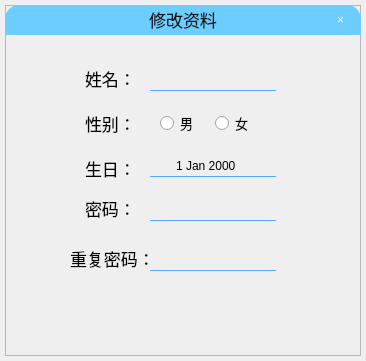
<?xml version="1.0" encoding="UTF-8"?>
<ui version="4.0">
 <class>Edit_user_form</class>
 <widget class="QWidget" name="Edit_user_form">
  <property name="geometry">
   <rect>
    <x>0</x>
    <y>0</y>
    <width>366</width>
    <height>361</height>
   </rect>
  </property>
  <property name="windowTitle">
   <string>Edit_user_form</string>
  </property>
  <widget class="QFrame" name="frame_window">
   <property name="geometry">
    <rect>
     <x>5</x>
     <y>5</y>
     <width>356</width>
     <height>351</height>
    </rect>
   </property>
   <property name="styleSheet">
    <string notr="true">QFrame[objectName=&quot;frame_window&quot;]
{
	border-radius:15px;
	background-color: rgb(255, 255, 255);
}</string>
   </property>
   <property name="frameShape">
    <enum>QFrame::StyledPanel</enum>
   </property>
   <property name="frameShadow">
    <enum>QFrame::Raised</enum>
   </property>
   <widget class="QPushButton" name="btn_close">
    <property name="geometry">
     <rect>
      <x>315</x>
      <y>0</y>
      <width>41</width>
      <height>30</height>
     </rect>
    </property>
    <property name="styleSheet">
     <string notr="true">QPushButton
{
	color:white;
	border-top-right-radius:14px;
	font: 20pt &quot;Calibri&quot;;/*字体*/
	background-color: rgba(255, 255, 255,0);/*背景色*/
	border:0px;
}
QPushButton:hover
{
	background-color: rgba(255, 255, 255,0.5);
	color: rgb(255, 0, 0);
}

</string>
    </property>
    <property name="text">
     <string>×</string>
    </property>
   </widget>
   <widget class="QLabel" name="lbl_title">
    <property name="geometry">
     <rect>
      <x>0</x>
      <y>0</y>
      <width>356</width>
      <height>30</height>
     </rect>
    </property>
    <property name="styleSheet">
     <string notr="true">font:17px;
color:rgb(20,20,20);
padding-bottom:1px;
border-top-left-radius:14px;
border-top-right-radius:14px;
background-color: rgb(110, 205, 255)</string>
    </property>
    <property name="text">
     <string>修改资料</string>
    </property>
    <property name="alignment">
     <set>Qt::AlignCenter</set>
    </property>
   </widget>
   <widget class="QLabel" name="lbl_name">
    <property name="geometry">
     <rect>
      <x>80</x>
      <y>60</y>
      <width>66</width>
      <height>26</height>
     </rect>
    </property>
    <property name="styleSheet">
     <string notr="true">font:17px;</string>
    </property>
    <property name="text">
     <string>姓名：</string>
    </property>
   </widget>
   <widget class="QLabel" name="lbl_birthday">
    <property name="geometry">
     <rect>
      <x>80</x>
      <y>150</y>
      <width>66</width>
      <height>26</height>
     </rect>
    </property>
    <property name="styleSheet">
     <string notr="true">font:17px;</string>
    </property>
    <property name="text">
     <string>生日：</string>
    </property>
   </widget>
   <widget class="QLineEdit" name="le_name">
    <property name="geometry">
     <rect>
      <x>145</x>
      <y>60</y>
      <width>126</width>
      <height>26</height>
     </rect>
    </property>
    <property name="styleSheet">
     <string notr="true">QLineEdit
{
	
	background-color: rgba(255, 255, 255,0);
	border:1px solid white;
	border-left-color: rgba(255, 255, 255,0);
	border-right-color: rgba(255, 255, 255,0);
	border-top-color: rgba(255, 255, 255,0);
	border-bottom-color: rgb(85, 170, 255);
	font: 15pt &quot;Calibri&quot;;
}

QLineEdit:hover
{
	border-bottom-color: rgba(85, 170, 255,0.6);
}</string>
    </property>
    <property name="alignment">
     <set>Qt::AlignCenter</set>
    </property>
   </widget>
   <widget class="QLabel" name="lbl_sex">
    <property name="geometry">
     <rect>
      <x>80</x>
      <y>105</y>
      <width>66</width>
      <height>26</height>
     </rect>
    </property>
    <property name="styleSheet">
     <string notr="true">font:17px;</string>
    </property>
    <property name="text">
     <string>性别：</string>
    </property>
   </widget>
   <widget class="QRadioButton" name="rb_male">
    <property name="geometry">
     <rect>
      <x>155</x>
      <y>105</y>
      <width>51</width>
      <height>26</height>
     </rect>
    </property>
    <property name="styleSheet">
     <string notr="true">font:13px</string>
    </property>
    <property name="text">
     <string>男</string>
    </property>
   </widget>
   <widget class="QRadioButton" name="rb_female">
    <property name="geometry">
     <rect>
      <x>210</x>
      <y>105</y>
      <width>51</width>
      <height>26</height>
     </rect>
    </property>
    <property name="styleSheet">
     <string notr="true">font:13px</string>
    </property>
    <property name="text">
     <string>女</string>
    </property>
   </widget>
   <widget class="QDateEdit" name="de_birthday">
    <property name="geometry">
     <rect>
      <x>145</x>
      <y>150</y>
      <width>126</width>
      <height>22</height>
     </rect>
    </property>
    <property name="styleSheet">
     <string notr="true">background-color: rgba(255, 255, 255,0);
border:1px solid white;
border-left-color: rgba(255, 255, 255,0);
border-right-color: rgba(255, 255, 255,0);
border-top-color: rgba(255, 255, 255,0);
border-bottom-color: rgb(85, 170, 255);
font: 15pt &quot;Calibri&quot;;</string>
    </property>
    <property name="alignment">
     <set>Qt::AlignCenter</set>
    </property>
   </widget>
   <widget class="QLabel" name="lbl_password">
    <property name="geometry">
     <rect>
      <x>80</x>
      <y>190</y>
      <width>66</width>
      <height>26</height>
     </rect>
    </property>
    <property name="styleSheet">
     <string notr="true">font:17px;</string>
    </property>
    <property name="text">
     <string>密码：</string>
    </property>
   </widget>
   <widget class="QLineEdit" name="le_password">
    <property name="geometry">
     <rect>
      <x>145</x>
      <y>190</y>
      <width>126</width>
      <height>26</height>
     </rect>
    </property>
    <property name="styleSheet">
     <string notr="true">QLineEdit
{
	
	background-color: rgba(255, 255, 255,0);
	border:1px solid white;
	border-left-color: rgba(255, 255, 255,0);
	border-right-color: rgba(255, 255, 255,0);
	border-top-color: rgba(255, 255, 255,0);
	border-bottom-color: rgb(85, 170, 255);
	font: 15pt &quot;Calibri&quot;;
}

QLineEdit:hover
{
	border-bottom-color: rgba(85, 170, 255,0.6);
}</string>
    </property>
    <property name="echoMode">
     <enum>QLineEdit::Password</enum>
    </property>
    <property name="alignment">
     <set>Qt::AlignCenter</set>
    </property>
   </widget>
   <widget class="QLabel" name="lbl_re_password">
    <property name="geometry">
     <rect>
      <x>65</x>
      <y>240</y>
      <width>81</width>
      <height>26</height>
     </rect>
    </property>
    <property name="styleSheet">
     <string notr="true">font:17px;</string>
    </property>
    <property name="text">
     <string>重复密码：</string>
    </property>
   </widget>
   <widget class="QLineEdit" name="le_re_password">
    <property name="geometry">
     <rect>
      <x>145</x>
      <y>240</y>
      <width>126</width>
      <height>26</height>
     </rect>
    </property>
    <property name="styleSheet">
     <string notr="true">QLineEdit
{
	
	background-color: rgba(255, 255, 255,0);
	border:1px solid white;
	border-left-color: rgba(255, 255, 255,0);
	border-right-color: rgba(255, 255, 255,0);
	border-top-color: rgba(255, 255, 255,0);
	border-bottom-color: rgb(85, 170, 255);
	font: 15pt &quot;Calibri&quot;;
}

QLineEdit:hover
{
	border-bottom-color: rgba(85, 170, 255,0.6);
}</string>
    </property>
    <property name="echoMode">
     <enum>QLineEdit::Password</enum>
    </property>
    <property name="alignment">
     <set>Qt::AlignCenter</set>
    </property>
   </widget>
   <zorder>lbl_title</zorder>
   <zorder>btn_close</zorder>
   <zorder>lbl_name</zorder>
   <zorder>lbl_birthday</zorder>
   <zorder>le_name</zorder>
   <zorder>lbl_sex</zorder>
   <zorder>rb_male</zorder>
   <zorder>rb_female</zorder>
   <zorder>de_birthday</zorder>
   <zorder>lbl_password</zorder>
   <zorder>le_password</zorder>
   <zorder>lbl_re_password</zorder>
   <zorder>le_re_password</zorder>
  </widget>
 </widget>
 <layoutdefault spacing="6" margin="11"/>
 <resources/>
 <connections>
  <connection>
   <sender>btn_close</sender>
   <signal>clicked()</signal>
   <receiver>Edit_user_form</receiver>
   <slot>btn_close_click()</slot>
   <hints>
    <hint type="sourcelabel">
     <x>339</x>
     <y>13</y>
    </hint>
    <hint type="destinationlabel">
     <x>253</x>
     <y>-17</y>
    </hint>
   </hints>
  </connection>
 </connections>
 <slots>
  <slot>btn_close_click()</slot>
 </slots>
</ui>
